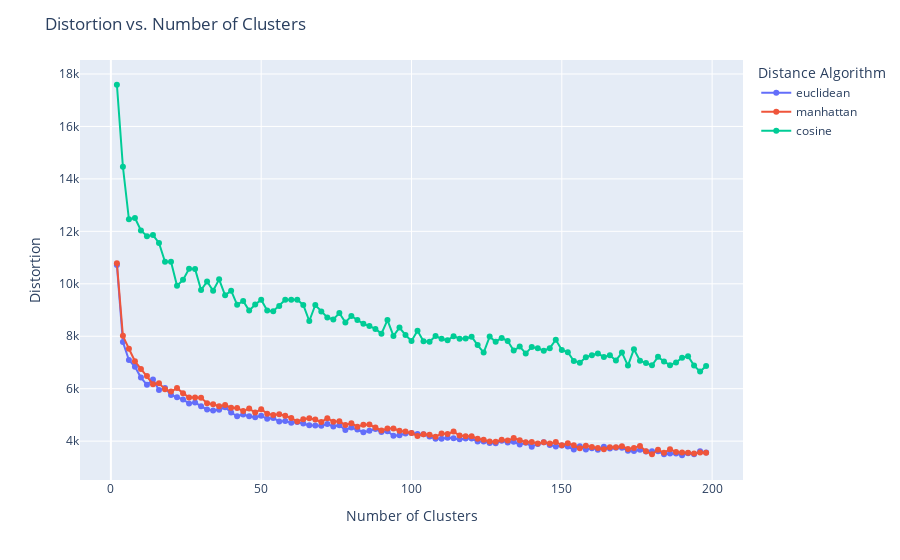

Notebook code for this chart:
### Code cell
k_min = 2
k_max = 200
k_range = range(k_min, k_max, 2)

dfs_list = list()
dist_metric = "euclidean"
dist_algorithms = ["euclidean", "manhattan", "cosine"]

for dist_algorithm in dist_algorithms:
  distortions = list()
  _temp_df = pd.DataFrame({'Clusters': k_range})
  _temp_df["distance_algorithm"] = dist_algorithm
  for k in k_range:

    kmeans = KMeans(k, data.shape[-1], max_iter=400, dist_metric=dist_algorithm)
    centroids = kmeans.fit(data)
    predicted = kmeans.predict(data, centroids)

    distortion = calc_distoriton(data, centroids)
    distortions.append(distortion)
  
  
  _temp_df.loc[_temp_df['distance_algorithm'] == dist_algorithm, 'Distortions'] = distortions
  dfs_list.append(_temp_df)
  
df = pd.concat(dfs_list)

fig = px.line(df, x='Clusters', y='Distortions', color="distance_algorithm").update_traces(mode='lines+markers')
fig.update_layout(title='Distortion vs. Number of Clusters', xaxis_title='Number of Clusters', yaxis_title='Distortion', legend_title_text="Distance Algorithm")
fig.show()
